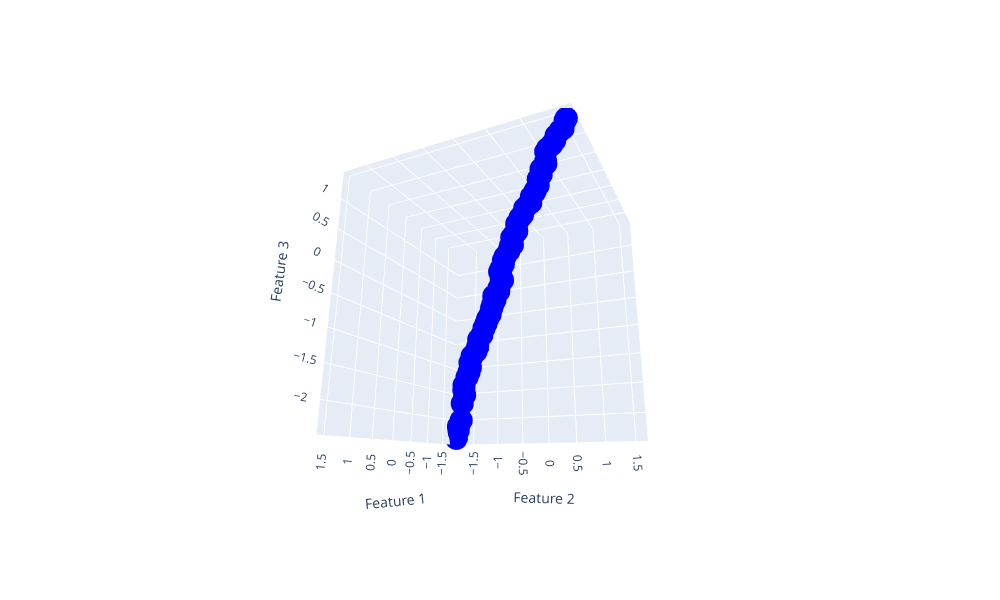

Notebook cell for this chart:
### Markdown cell above
## 3. Dataset Visualization

### Code cell
#########################################
# Visualización 3D del dataset (usando f1, f2 y f3)
#########################################
fig = go.Figure()
fig.add_trace(go.Scatter3d(
    x=df['f1'],
    y=df['f2'],
    z=df['f3'],
    mode='markers',
    marker=dict(color='blue')
))
fig.update_layout(
    scene=dict(
        xaxis_title='Feature 1',
        yaxis_title='Feature 2',
        zaxis_title='Feature 3'
    ),
    scene_camera=dict(eye=dict(x=1.87, y=0.88, z=-0.64)),
    width=1000,
    height=600
)
# Descomenta la siguiente línea si deseas visualizar la gráfica.
fig.show()
